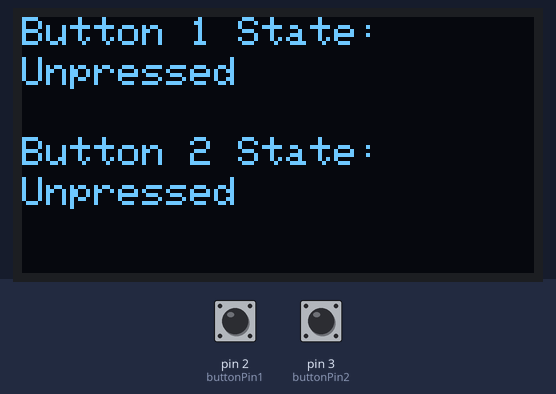
A sketch run on a simulated Arduino Nano, built with avr-gcc and run on an emulated ATmega328P. Shown: 128×64 one-colour display. The test bench sets the inputs (shaded band); at power-on: pin 2 (buttonPin1) HIGH, pin 3 (buttonPin2) HIGH.

Above: at 4.2 s.
4.3 s: pin 2 (buttonPin1) pulled LOW for 0.3 s
At 4.51 s:
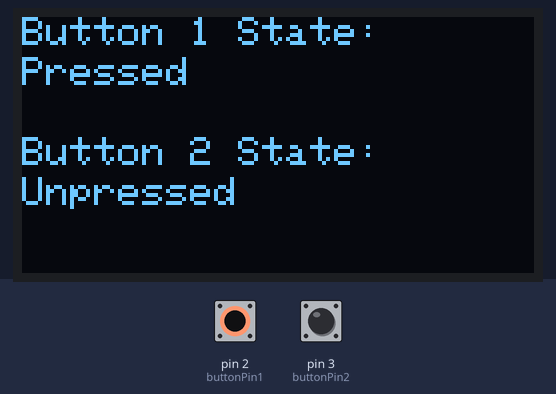
7.6 s: pin 3 (buttonPin2) pulled LOW for 3.2 s
At 8.2 s:
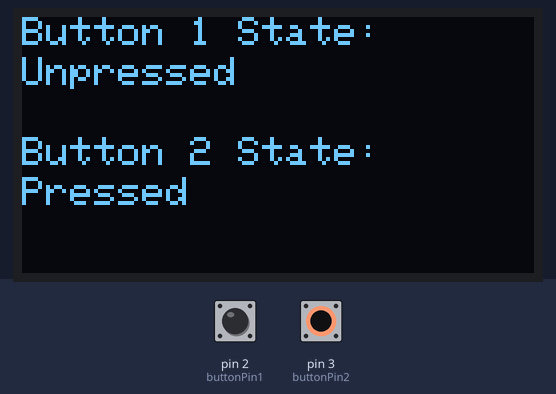
12.3 s: pin 2 (buttonPin1) pulled LOW for 3.2 s
At 12.7 s:
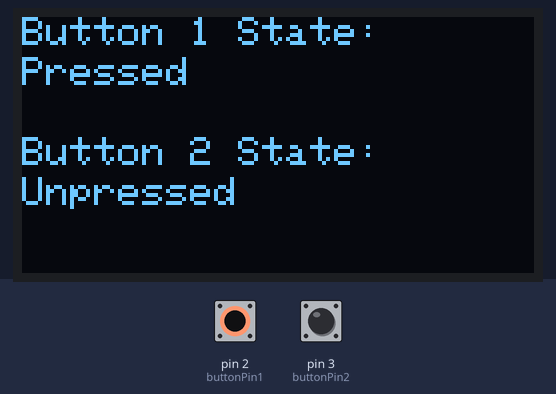
17.0 s: pin 2 (buttonPin1) driven LOW and pin 3 (buttonPin2) driven LOW
At 18.2 s:
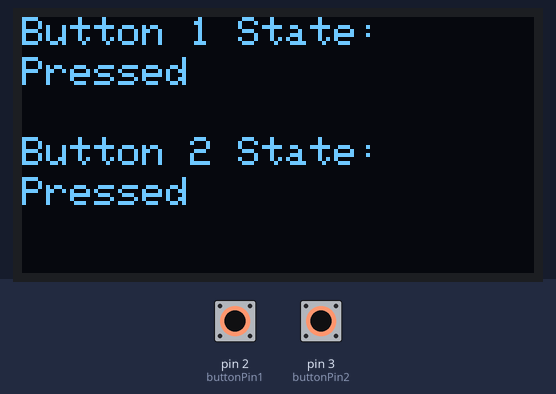
18.5 s: pin 2 (buttonPin1) driven HIGH
At 19.4 s:
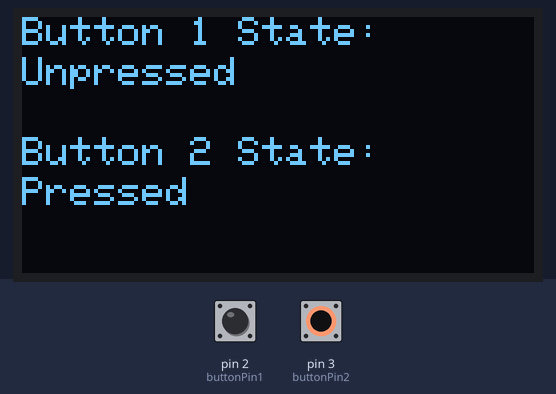
Timing chart, 0 to 21.0 s (numbered marks = the images above; inputs shaded):
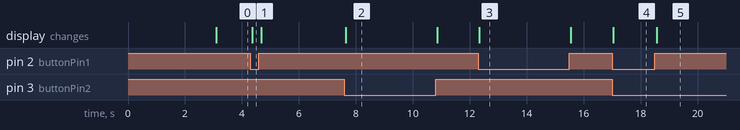

Measured:
- after the input at 4.3 s, the display: changes after 0.06 s (image 1)
- after the input at 7.6 s, the display: changes after 0.05 s (image 2)
- after the input at 12.3 s, the display: changes at once (image 3)
- after the input at 17.0 s, the display: changes at once (image 4)
- after the input at 18.5 s, the display: changes after 0.06 s (image 5)

The sketch:

LowPowerSleepAfterInactivity.ino
```cpp
/*
 *  I spent many days working on this
 *  simply because I'm a noob :)
 *
 *  very hard to understand the example code given in LowPower library (atleast for me)
 *
 *  in this example I add TimerOne library to make Arduino Nano & Oled Display goes
 *  to sleep after 5 seconds of inactivity.
 *
 *  - Fyrus (the Photographer and the noob coder)
 *
 *
 */

const unsigned char PROGMEM FSufi3 [] = {
  0xff, 0xff, 0xff, 0xff, 0xff, 0xf8, 0xff, 0xff, 0xff, 0xff, 0xff, 0xf8, 0xff, 0xff, 0xff, 0xff,
  0xff, 0xf8, 0xe0, 0x00, 0x00, 0x00, 0x00, 0x38, 0xe0, 0x00, 0x00, 0x00, 0x00, 0x38, 0xe0, 0x00,
  0x00, 0x00, 0x00, 0x38, 0xe3, 0x8e, 0x3f, 0xe3, 0x8e, 0x38, 0xe3, 0x8e, 0x3f, 0xe3, 0x8e, 0x38,
  0xe3, 0x8e, 0x3f, 0xe3, 0x8e, 0x38, 0xe3, 0x80, 0x00, 0x00, 0x00, 0x38, 0xe3, 0x80, 0x00, 0x00,
  0x00, 0x38, 0xe3, 0x80, 0x00, 0x00, 0x00, 0x38, 0xe3, 0x8e, 0x3f, 0xe3, 0xfe, 0x38, 0xe3, 0x8e,
  0x3f, 0xe3, 0xfe, 0x38, 0xe3, 0x8e, 0x3f, 0xe3, 0xfe, 0x38, 0xe3, 0x8e, 0x38, 0xe3, 0x8e, 0x38,
  0xe3, 0x8e, 0x38, 0xe3, 0x8e, 0x38, 0xe3, 0x8e, 0x38, 0xe3, 0x8e, 0x38, 0xe3, 0x8e, 0x3f, 0xe3,
  0xfe, 0x38, 0xe3, 0x8e, 0x3f, 0xe3, 0xfe, 0x38, 0xe3, 0x8e, 0x3f, 0xe3, 0xfe, 0x38, 0xe3, 0x8e,
  0x00, 0xe0, 0x0e, 0x38, 0xe3, 0x8e, 0x00, 0xe0, 0x0e, 0x38, 0xe3, 0x8e, 0x00, 0xe0, 0x0e, 0x38,
  0xe3, 0x8e, 0x3f, 0xe3, 0x8e, 0x38, 0xe3, 0x8e, 0x3f, 0xe3, 0x8e, 0x38, 0xe3, 0x8e, 0x3f, 0xe3,
  0x8e, 0x38, 0xe3, 0x8e, 0x00, 0x03, 0x8e, 0x38, 0xe3, 0x8e, 0x00, 0x03, 0x8e, 0x38, 0xe3, 0x8e,
  0x00, 0x03, 0x8e, 0x38, 0xe3, 0x8e, 0x3f, 0xff, 0xfe, 0x38, 0xe3, 0x8e, 0x3f, 0xff, 0xfe, 0x38,
  0xe3, 0x8e, 0x3f, 0xff, 0xfe, 0x38, 0xe3, 0x80, 0x00, 0xe0, 0x00, 0x38, 0xe3, 0x80, 0x00, 0xe0,
  0x00, 0x38, 0xe3, 0x80, 0x00, 0xe0, 0x00, 0x38, 0xe3, 0xff, 0xff, 0xe3, 0x8e, 0x38, 0xe3, 0xff,
  0xff, 0xe3, 0x8e, 0x38, 0xe3, 0xff, 0xff, 0xe3, 0x8e, 0x38, 0xe0, 0x00, 0x00, 0x00, 0x00, 0x38,
  0xe0, 0x00, 0x00, 0x00, 0x00, 0x38, 0xe0, 0x00, 0x00, 0x00, 0x00, 0x38, 0xff, 0xff, 0xff, 0xff,
  0xff, 0xf8, 0xff, 0xff, 0xff, 0xff, 0xff, 0xf8, 0xff, 0xff, 0xff, 0xff, 0xff, 0xf8
};

#include <Adafruit_SSD1306.h>
#include <LowPower.h>
#include <TimerOne.h>


// Declaration for an SSD1306 display connected to I2C (SDA, SCL pins)
Adafruit_SSD1306 display(128, 64, &Wire, -1);


const int buttonPin1 = 2; // Change to the actual pin you are using for the first button
const int buttonPin2 = 3; // Change to the actual pin you are using for the second button
// Default interrupt use pin D2 for wake-up interrupt, same as button 1 in this sketch.


const unsigned long sleepTimeout = 5000; // default 5 seconds, change as you need in milliseconds
volatile unsigned long lastActivityTime = 0; // Declare as volatile for ISR safety


void wakeUp(){
  // just a handler, let it empty
}

void timerISR() {
  // also a handler, let it empty
}

void setup() {
  pinMode(buttonPin1, INPUT_PULLUP);
  pinMode(buttonPin2, INPUT_PULLUP);

  attachInterrupt(digitalPinToInterrupt(buttonPin1), wakeUp, FALLING);

  display.begin(SSD1306_SWITCHCAPVCC, 0x3C);
  display.clearDisplay();

  display.drawBitmap(40, 10, FSufi3, 45, 45, WHITE);

  // Set up TimerOne to call the timerISR function every 1 second
  Timer1.initialize(1000000); // 1 second interval
  Timer1.attachInterrupt(timerISR);

  display.display();
  delay(3000);
}

void loop() {
  int buttonState1 = digitalRead(buttonPin1);
  int buttonState2 = digitalRead(buttonPin2);

  // Check if any button is pressed
  if (buttonState1 == LOW || buttonState2 == LOW) {
    lastActivityTime = millis(); // Update last activity time
  }

  display.clearDisplay();
  display.setTextSize(1);
  display.setTextColor(SSD1306_WHITE);
  display.setCursor(0, 0);
  display.print("Button 1 State:");
  display.setCursor(0, 10);
  display.print(buttonState1 == LOW ? "Pressed" : "Unpressed");

  display.setTextSize(1);
  display.setTextColor(SSD1306_WHITE);
  display.setCursor(0, 30);
  display.print("Button 2 State:");
  display.setCursor(0, 40);
  display.print(buttonState2 == LOW ? "Pressed" : "Unpressed");

  display.display();


  // Check if it's time to sleep when no button is pressed.
  if (millis() - lastActivityTime > sleepTimeout) {
    displayOff();
    Timer1.stop();
    sleep();
    Timer1.start();
  }
}


void displayOff() { // turn display off when sleep.
  display.ssd1306_command(SSD1306_DISPLAYOFF);
}

void sleep() { // sleep forever until interrupt been pressed.
  LowPower.powerDown(SLEEP_FOREVER, ADC_OFF, BOD_OFF);
  displayOn();
}

void displayOn() { // turn display on upon wake.
  display.ssd1306_command(SSD1306_DISPLAYON);
}
```
